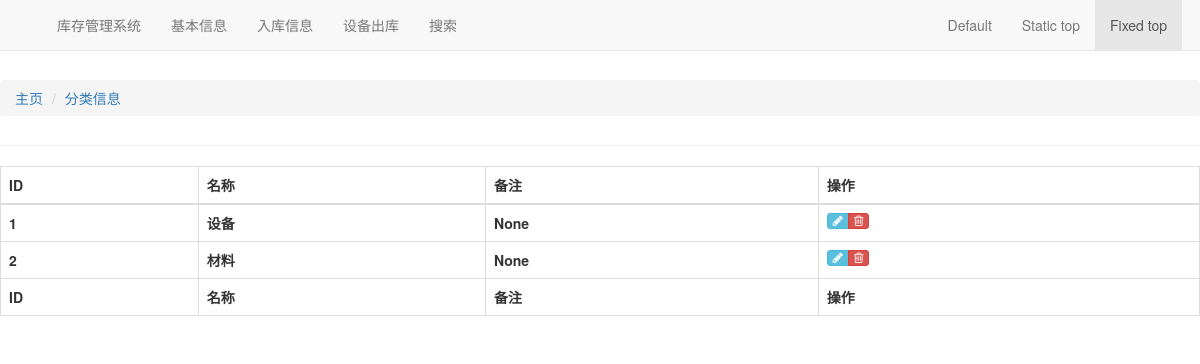
/base/categories, run on an earlier commit of the app's database.
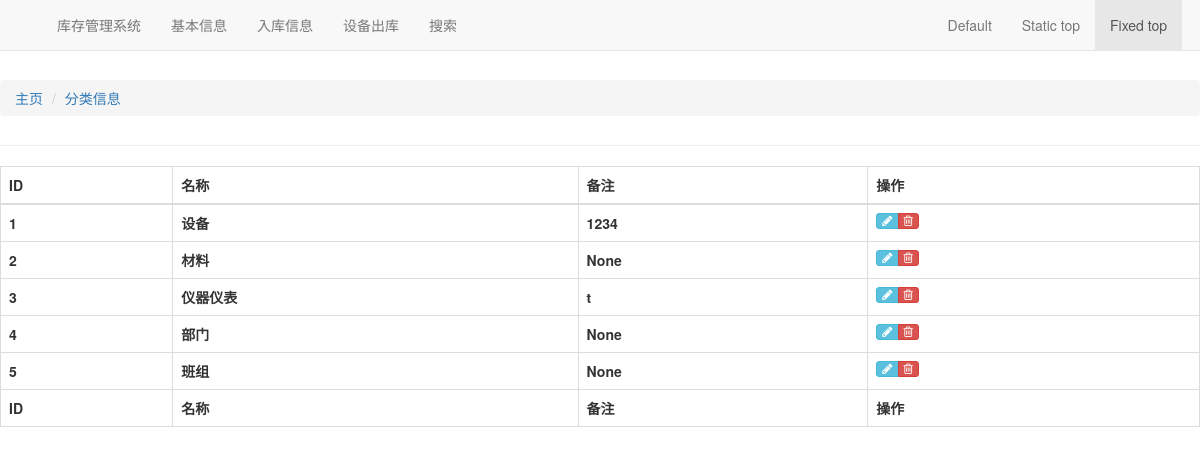
And on a later commit of the database.
### base/models.py (models this page shows, shortened)
class Category(CommonInfo):
    name = models.CharField(max_length=30,
                            unique=True,
                            verbose_name=u"名称",
                            db_index=True)
    class Meta:
        verbose_name = u'类型表'
        verbose_name_plural = u'类型表'

### base/views.py (the view)
# urls.py: path('categories', CategoryList.as_view(), name='categories'),
class CategoryList(ListView):
    model = Category

### templates/base/category_list.html (shortened to what this page needs)
{% extends 'base.html' %}
{% block breadcrumb %}
<li id="orbit"><a href="{%url 'base:categories' %}">分类信息</a></li>
{% endblock %}
{% block maincontent %}
<div id="data">
	<table id='dataTable' class="table  table-bordered table-hover" cellspacing='0' width='100%'>
		<thead>
			<tr>
				<th>ID</th>
				<th>名称</th>
				<th>备注</th>
				<th>操作</th>
			</tr>
		</thead>
		{% if object_list %}
		{% for c in object_list %}
		<tr>
			<th>{{ c.id }}</th>
			<th>{{ c.name }}</th>
			<th>{{ c.description }}</th>
			<th>
				<div class="hidden-sm hidden-xs btn-group">
					<a class="btn btn-xs btn-info" href="{% url 'base:edit_category' c.id %}">
						<i class="ace-icon fa fa-pencil bigger-120"></i>
					</a>
					<a class="btn btn-xs btn-danger" href="{% url 'base:delete_category' c.id %}">
						<i class="ace-icon fa fa-trash-o bigger-120"></i>
					</a>
				</div>
			</th>
		</tr>
		{% endfor %}
		{% else %}
		<tr>
			<th><strong>There are no categories present.</strong></th>
		</tr>
		{% endif %}
		<tfoot>
			<tr>
				<th>ID</th>
				<th>名称</th>
				<th>备注</th>
				<th>操作</th>
			</tr>
		</tfoot>
	</table>
</div>
{% endblock %}

What changed in the data, as far as the page shows it:
changed Category "设备": description "None" → "1234"
added Category: id "3", name "仪器仪表", description "t"
added Category: id "4", name "部门", description "None"
added Category: id "5", name "班组", description "None"
